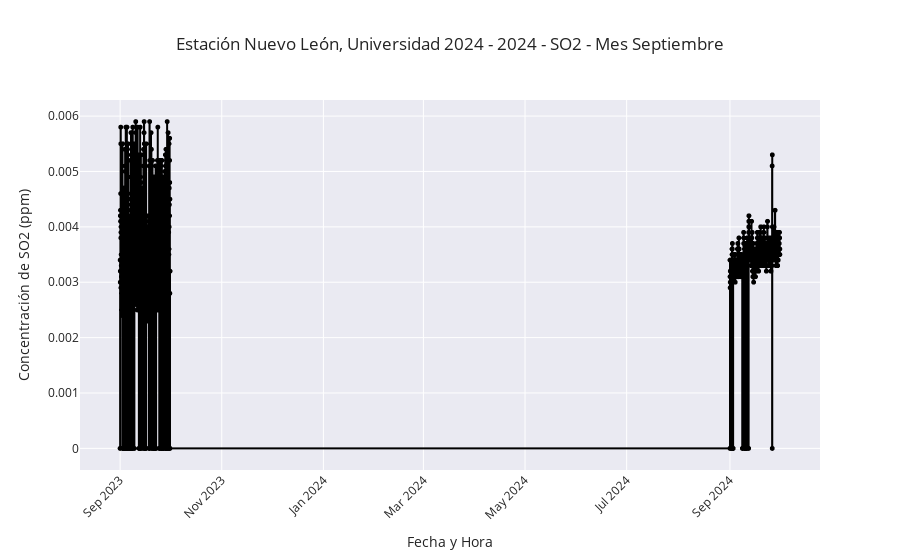

The notebook cell saved with this chart:
### Code cell
generar_grafico(loaded_data, 'SO2', 'NL_Universidad23-24',9, año=None)

### Figure 1 — Plotly figure (JSON) as saved in the notebook; plotly's stock layout.template omitted (floating-point values rounded to 4 significant figures; data arrays with more than 128 entries replaced by an {"elided": "..."} marker saying what was removed)
{"data": [{"hovertemplate": "Fecha y Hora=%{x}<br>SO2 (ppm)=%{y}<extra></extra>", "legendgroup": "", "line": {"color": "black", "dash": "solid", "shape": "vh", "width": 2}, "marker": {"size": 5, "symbol": "circle"}, "mode": "lines+markers", "name": "", "showlegend": false, "type": "scattergl", "x": {"elided": "1440 str values"}, "xaxis": "x", "y": {"elided": "1440 float values"}, "yaxis": "y"}], "layout": {"legend": {"tracegroupgap": 0}, "title": {"text": " Estación Nuevo León, Universidad 2024 - 2024 - SO2 - Mes Septiembre"}, "xaxis": {"anchor": "y", "domain": [0, 1], "tickangle": -45, "title": {"text": "Fecha y Hora"}}, "yaxis": {"anchor": "x", "domain": [0, 1], "title": {"text": "Concentración de SO2 (ppm)"}}}}
